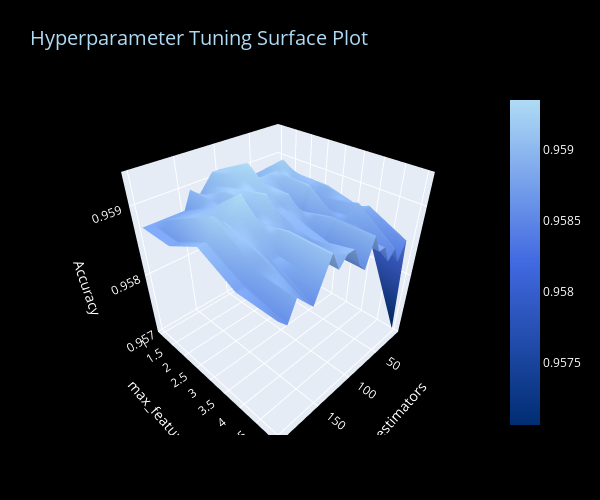

Write notebook code for a chart like this one.
### Code cell
fig = go.Figure(data=[go.Surface(z=z, y=y, x=x, colorscale=polynesian_blue_colorscale)], layout=layout)
fig.update_layout(title='Hyperparameter Tuning Surface Plot', scene=dict(xaxis_title='n_estimators', yaxis_title='max_features', zaxis_title='Accuracy'),
                  autosize=False, width=600, height=500, margin=dict(l=65, r=50, b=65, t=90), title_font=dict(size=20, color='#AFDBF5'))
fig.show()

### Figure 1 — Plotly figure (JSON) as saved in the notebook; plotly's stock layout.template omitted (floating-point values rounded to 4 significant figures)
{"data": [{"colorscale": [[0, "#002D72"], [0.5, "#4169E1"], [1, "#AFDBF5"]], "type": "surface", "x": [10, 20, 30, 40, 50, 60, 70, 80, 90, 100, 110, 120, 130, 140, 150, 160, 170, 180, 190, 200], "y": [1, 2, 3, 4, 5], "z": [[0.958, 0.9586, 0.9586, 0.9586, 0.9588, 0.9588, 0.9587, 0.9588, 0.9587, 0.9591, 0.9591, 0.959, 0.9588, 0.959, 0.9587, 0.9587, 0.9587, 0.9587, 0.9587, 0.9587], [0.958, 0.9587, 0.959, 0.9591, 0.9592, 0.9591, 0.9591, 0.9591, 0.9591, 0.9593, 0.9592, 0.9591, 0.9591, 0.959, 0.959, 0.959, 0.959, 0.959, 0.9587, 0.9587], [0.9583, 0.9586, 0.959, 0.9588, 0.9587, 0.9591, 0.9587, 0.9588, 0.9591, 0.959, 0.959, 0.9592, 0.9591, 0.959, 0.9593, 0.9592, 0.9591, 0.9592, 0.959, 0.959], [0.9583, 0.9588, 0.9588, 0.959, 0.9588, 0.9587, 0.9587, 0.959, 0.9586, 0.9588, 0.9588, 0.9587, 0.9588, 0.9591, 0.9588, 0.9588, 0.959, 0.9588, 0.9587, 0.9587], [0.9571, 0.9586, 0.9583, 0.9586, 0.9585, 0.9587, 0.9587, 0.959, 0.9586, 0.9587, 0.959, 0.959, 0.9588, 0.9591, 0.9588, 0.9586, 0.9587, 0.9588, 0.9586, 0.9587]]}], "layout": {"autosize": false, "font": {"color": "white"}, "height": 500, "margin": {"b": 65, "l": 65, "r": 50, "t": 90}, "paper_bgcolor": "#000000", "plot_bgcolor": "#000000", "scene": {"aspectmode": "auto", "aspectratio": {"x": 1, "y": 1, "z": 1}, "xaxis": {"title": {"text": "n_estimators"}, "type": "linear"}, "yaxis": {"title": {"text": "max_features"}, "type": "linear"}, "zaxis": {"title": {"text": "Accuracy"}, "type": "linear"}}, "title": {"font": {"color": "#AFDBF5", "size": 20}, "text": "Hyperparameter Tuning Surface Plot"}, "width": 600, "xaxis": {"tickfont": {"color": "white", "size": 12}, "title": {"font": {"color": "white", "size": 14}, "text": "n_estimators"}}, "yaxis": {"tickfont": {"color": "white", "size": 12}, "title": {"font": {"color": "white", "size": 14}, "text": "max_features"}}}}
